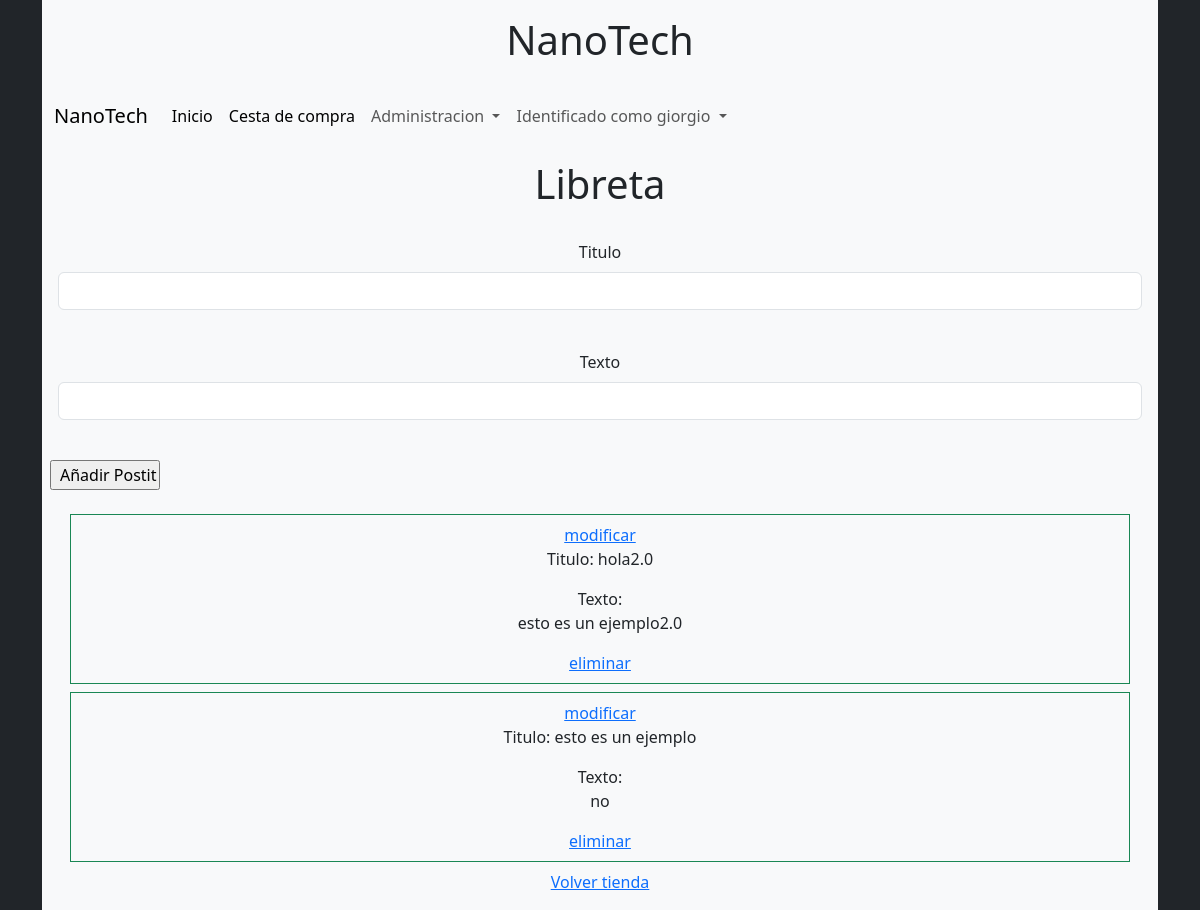
/libreta/ (signed in), run on the app's committed database.
### gestion/models.py (models this page shows, shortened)
class Postit(models.Model):
    id = models.AutoField(primary_key=True)
    titulo = models.CharField(max_length=50)
    detalles = models.CharField(blank=True, null=True, max_length=3000)

### gestion/views.py (the view)
# urls.py: path('libreta/', views.ver_libreta, name="ver_libreta"),
@login_required(login_url='login')
@user_passes_test(is_admin)
def ver_libreta(request):
    posit = Postit.objects.all()
    context = {'postit' :posit}
    if request.method == "POST":
        opcion = request.POST["opcion"]
        if opcion == "Añadir Postit":
            print("Opcion: "+opcion)
            try:
                last_id = Postit.objects.all().order_by('id').last()
                id = last_id.id + 1 if last_id else 1
                nombre = request.POST["titulop"]
                detalles = request.POST["detallesp"]
                print(id, nombre, detalles)
                hoja = Postit.objects.create( titulo=nombre, detalles=detalles)
                hoja.save()
                context={'ac':'La hoja ha sido agregada correctamente', 'postit' :posit}
                return render(request, 'libreta.html', context)
            except:
                context={'ac2':'La hoja no se pudo agregar', 'postit' :posit}
                return render(request, 'libreta.html', context)
        if opcion == "Actualizar":
            print("Entró a actualizar")
            print("Opción="+opcion)
            id = request.POST["id"]
            titulo = request.POST["nombrep"]
            detalles = request.POST["detallesp"]
            hoja = Postit.objects.get(id=id)
            hoja.id=id
            hoja.titulo=titulo
            hoja.detalles=detalles
            hoja.save()
            posit = Postit.objects.all().values()
            context={'postit' :posit,"ac":"Bien, datos actualizados"}
            return render(request, 'libreta.html', context)
    else:
        return render(request, 'libreta.html', context)

### carro/context_processor.py (called while the page is built)
def importe_total_carro(request):
    total = 0
    if 'carro' in request.session:
        carro = request.session['carro']
        for value in carro.values():
            cantidad = int(value.get('cantidad'))
            precio = int(value.get('precio'))
            total += precio * cantidad
    return {'importe_total_carro': total}

### gestion/views.py (called while the page is built)
def is_admin(user):
    return user.is_superuser

### gestion/templates/libreta.html (shortened to what this page needs)
{% extends "base.html" %}
    {% block content %}
    <div>
        <div>
            <h1 class="text-center">Libreta</h1> <br>
        </div>
        <div>
            <form class="row g-3" method="POST" enctype="multipart/form-data">
                <div>
                    <label class="form-label">Titulo</label>
                    <input class="form-control" type="text" name="titulop" value="">  <br>
                </div>
                <div>
                    <label class="form-label">Texto</label>
                    <input class="form-control" type="text" name="detallesp" value="" >
                    <br>
                </div>
                <input type="submit" name="opcion" value="Añadir Postit" style="width: 10%;">
            </form>
        <br>
        </div>
    </div>
    <div>
        {% for posit in postit %}
        <div class="container">
            <div class="border border-success p-2 mb-2">
                <a href="{%url 'hojaEdit'  pk=posit.id%}">modificar</a>
                <p>Titulo: {{posit.titulo}}</p>
                <p>Texto: <br> {{ posit.detalles }}</p>
                <a href=" {%url 'hojaDel' pk=posit.id %}">eliminar</a>
            </div>
        </div>
        {% endfor %}
        <div>
            <a href="{% url 'index'%}">Volver tienda</a>
        </div>
    </div>
    {%endblock%}

### gestion/templates/nav/navbar.html (shortened to what this page needs)
<html>
<body>
    <nav class="navbar navbar-expand-lg bg-body-tertiary">
        <div class="container-fluid">
          <a class="navbar-brand" href="#">NanoTech</a>
          <div class="collapse navbar-collapse" id="navbarNavDropdown">
            <ul class="navbar-nav">
              {% if user.is_superuser %}
              <li class="nav-item">
                <a class="nav-link active" aria-current="page" href="{%url 'index'%}">Inicio</a>
              </li>
              <li class="nav-item">
                <a class="nav-link active" aria-current="page" href="{%url 'carro'%}">Cesta de compra</a>
              </li>
              <li class="nav-item dropdown">
                <a class="nav-link dropdown-toggle" href="#" role="button" data-bs-toggle="dropdown" aria-expanded="false">
                  Administracion
                </a>
              </li>
              <li class="nav-item dropdown">
                <a class="nav-link dropdown-toggle" href="#" role="button" data-bs-toggle="dropdown" aria-expanded="false">
                    Identificado como {{user.username}}
                </a>
                {%endif%}
              </li>
            </ul>
          </div>
        </div>
      </nav>
</body>
</html>

### data on the page
Postit: titulo "hola2.0", detalles "esto es un ejemplo2.0"
Postit: titulo "esto es un ejemplo", detalles "no"

### other printed values
{{ user.username }} "giorgio"
